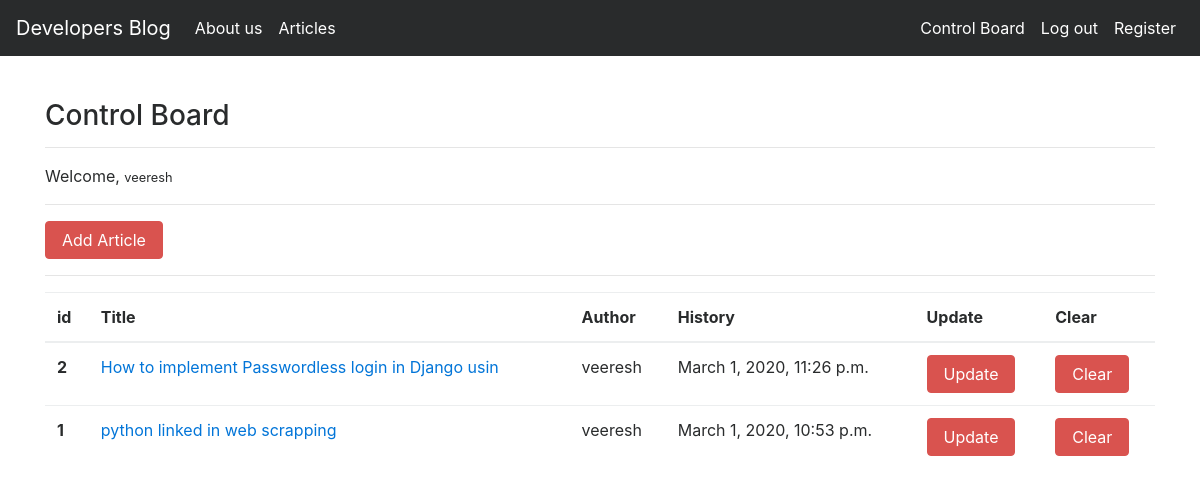
Screenshot of /articles/dashboard/ (signed in) with the database file from the repository.
### article/models.py (models this page shows, shortened)
class Article(models.Model):
    author = models.ForeignKey("auth.User",on_delete = models.CASCADE,verbose_name ="Author" )
    title = models.CharField(max_length = 50,verbose_name = " Title ")
    content = RichTextField()
    created_date = models.DateTimeField(auto_now_add=True,verbose_name=" Creation Date ")
    article_image = models.FileField(blank = True,null = True,verbose_name=" Add Photo to Article ")
    class Meta:
        ordering = ['-created_date']

### article/views.py (the view)
# urls.py: path('dashboard/',views.dashboard,name = "dashboard"),
@login_required(login_url="user:login")
def dashboard(request):
    articles = Article.objects.filter(author=request.user)
    context = {
        "articles": articles
    }
    return render(request, "dashboard.html", context)

### templates/dashboard.html
{% extends "layout.html" %}
{% block body %}
<h3>Control Board</h3>
<hr>
<p>
Welcome, <small>{{request.user.username}}</small>
</p>
<hr>
<a class = "btn btn-danger" href = "{% url 'article:addarticle' %}">
Add Article </a>
<hr>
{% if articles %}
<table class="table">
        <thead>
          <tr>
            <th scope="col">id</th>
            <th scope="col">
Title</th>
            <th scope="col">
Author</th>
            <th scope="col">
History</th>
            <th scope="col">
Update</th>
            <th scope="col">
Clear</th>
          </tr>
        </thead>
        <tbody>
          {% for article in articles %}
          <tr>
            <th scope="row">{{article.id}}</th>
            <td><a href="{% url 'article:detail' article.id %}">{{article.title}}</a></td>
            <td>{{article.author.username}}</td>
            <td>{{article.created_date}}</td>
            <td><a href="{% url 'article:update' article.id %}" class = "btn btn-danger">
Update</a></td>
            <td><a href="{% url 'article:delete' article.id %}" class = "btn btn-danger">Clear</a> </td>
          </tr>
          {% endfor %}
        </tbody>
      </table>
{% else %}
<div class = "alert alert-danger">
    You have no articles yet...
</div>
{% endif %}
{% endblock body %}

### rows the page displays
Article: id "2", title "How to implement Passwordless login in Django usin", author.username "veeresh", created_date "March 1, 2020, 11:26 p.m."
Article: id "1", title "python linked in web scrapping", author.username "veeresh", created_date "March 1, 2020, 10:53 p.m."

### other values shown
{{ request.user.username }} "veeresh"
